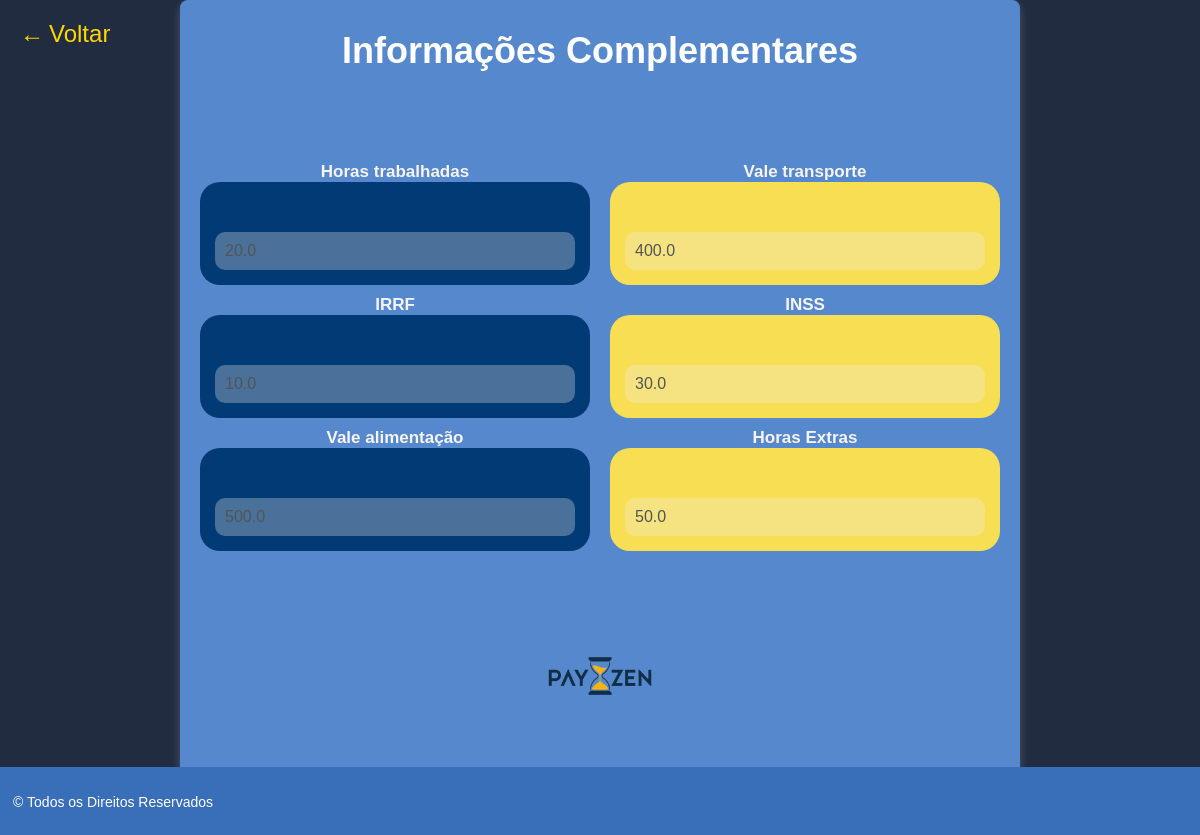
/mais_informacoes/21, run on the app's committed database.
### tables this page shows
CREATE TABLE funcionarios (
            id INTEGER PRIMARY KEY AUTOINCREMENT,
            nome_completo TEXT NOT NULL,
            data_nascimento TEXT NOT NULL,
            salario REAL NOT NULL,
            cpf TEXT UNIQUE NOT NULL,
            cargo TEXT NOT NULL,
            numero_conta TEXT NOT NULL
        , horas_trabalhadas REAL DEFAULT 0, vale_transporte REAL DEFAULT 0, irrf REAL DEFAULT 0, inss REAL DEFAULT 0, vale_alimentacao REAL DEFAULT 0, horas_extras REAL DEFAULT 0);

### app.py (the view, shortened to what this page needs)
@app.route('/mais_informacoes/<int:id>', methods=['GET', 'POST'])
def mais_informacoes(id):
    conn = sqlite3.connect('payzen.db')
    conn.row_factory = sqlite3.Row
    cursor = conn.cursor()
    cursor.execute('SELECT * FROM funcionarios WHERE id = ?', (id,))
    funcionario = cursor.fetchone()
    if not funcionario:
        conn.close()
        return "Funcionário não encontrado", 404
    conn.close()
    return render_template('mais_informacoes.html', funcionario=funcionario)

### templates/mais_informacoes.html (shortened to what this page needs)
<!DOCTYPE html>
<html lang="pt-br">
<head>
    <link rel="stylesheet" href="{{ url_for('static', filename='style_mais_informacoes.css') }}">
    <link href="https://cdnjs.cloudflare.com/ajax/libs/font-awesome/6.0.0-beta3/css/all.min.css" rel="stylesheet">
</head>
<body>
    <div class="container">
        <div class="header">
            <a href="{{ url_for('busca_funcionario') }}" class="voltar-btn">
                <span>&#8592;</span> Voltar
            </a>
            <h1>Informações Complementares</h1>
        </div>
        <form method="POST" action="{{ url_for('mais_informacoes', id=funcionario['id']) }}">
            <div class="content">
                <div class="details">
                    <div class="info-box blue">
                        <span>Horas trabalhadas</span>
                        <input type="text" name="horas_trabalhadas" value="{{ funcionario['horas_trabalhadas'] }}" disabled>
                    </div>
                    <div class="info-box yellow">
                        <span>Vale transporte</span>
                        <input type="text" name="vale_transporte" value="{{ funcionario['vale_transporte'] }}" disabled>
                    </div>
                    <div class="info-box blue">
                        <span>IRRF</span>
                        <input type="text" name="irrf" value="{{ funcionario['irrf'] }}" disabled>
                    </div>
                    <div class="info-box yellow">
                        <span>INSS</span>
                        <input type="text" name="inss" value="{{ funcionario['inss'] }}" disabled>
                    </div>
                    <div class="info-box blue">
                        <span>Vale alimentação</span>
                        <input type="text" name="vale_alimentacao" value="{{ funcionario['vale_alimentacao'] }}" disabled>
                    </div>
                    <div class="info-box yellow">
                        <span>Horas Extras</span>
                        <input type="text" name="horas_extras" value="{{ funcionario['horas_extras'] }}" disabled>
                    </div>
                </div>
<div class="logo-container">
    <img src="{{ url_for('static', filename='img/logo.png') }}" alt="Logo" class="logo">
</div>
<div class="actions">
    <button type="button" class="edit-btn" onclick="editFields()">
    </button>
    <button type="submit" class="save-btn">
    </button>
</div>
            </div>
        </form>
  <footer>
    <p>ㅤ&copy; Todos os Direitos Reservados</p>
</footer>
    </div>
</body>
</html>

### static/style_mais_informacoes.css (style rules this page uses)
body { font-family: Arial, sans-serif; margin: 0; padding: 0; background-color: #222c41; color: #ffffff; display: flex; align-items: center; justify-content: center; min-height: 100vh; }
.container { width: 70%; max-width: 800px; background-color:#5688ce; padding: 20px; border-radius: 8px; box-shadow: 0 4px 8px rgba(255, 255, 255, 0.2); }
.header { display: flex; flex-direction: column; align-items: center; justify-content: center; }
.voltar-btn { position: absolute; top: 20px; left: 20px; color: #FFD700; cursor: pointer; text-decoration: none; font-size: 24px; align-items: center; display: flex; gap: 5px; }
.logo-container { text-align: center; margin: 10px 0; }
.logo-container img { width: 150px; height: auto; display: block; margin: 0 auto; }
h1 { margin: 10px 0; font-size: 36px; text-align: center; }
.content { text-align: center; }
.details { display: flex; flex-wrap: wrap; justify-content: space-between; margin: 20px 0; }
.info-box { width: 45%; padding: 30px 15px 15px; border-radius: 20px; margin-bottom: 30px; text-align: center; font-weight: bold; position: relative; }
.info-box span { position: absolute; top: -20px; left: 50%; transform: translateX(-50%); background-color: transparent; font-size: 17px; }
.info-box input { width: 100%; padding: 10px; margin-top: 20px; border: none; border-radius: 10px; font-size: 16px; box-sizing: border-box; }
.blue { background-color: #023a75; color: rgb(247, 244, 244); }
.yellow { background-color: #f7de53; color: rgb(248, 243, 243); }
.actions button { display: flex; align-items: center; gap: 5px; padding: 14px 12px; font-size: 0.7rem; cursor: pointer; border-radius: 5px; }
.actions { display: flex; justify-content: space-between; margin-top: 20px; }
.edit-btn { background-color: #9dff8a; color: #000000; }
footer { position: fixed; bottom: 0; left: 0; width: 100%; background-color:#396eb8; padding: 10px 0; display: flex; justify-content: space-between; align-items: center; color: white; font-size: 14px; }
body { min-height: 100vh; display: flex; flex-direction: column; }

### data on the page
funcionarios: horas_trabalhadas "20.0", vale_transporte "400.0", irrf "10.0", inss "30.0", vale_alimentacao "500.0", horas_extras "50.0"
